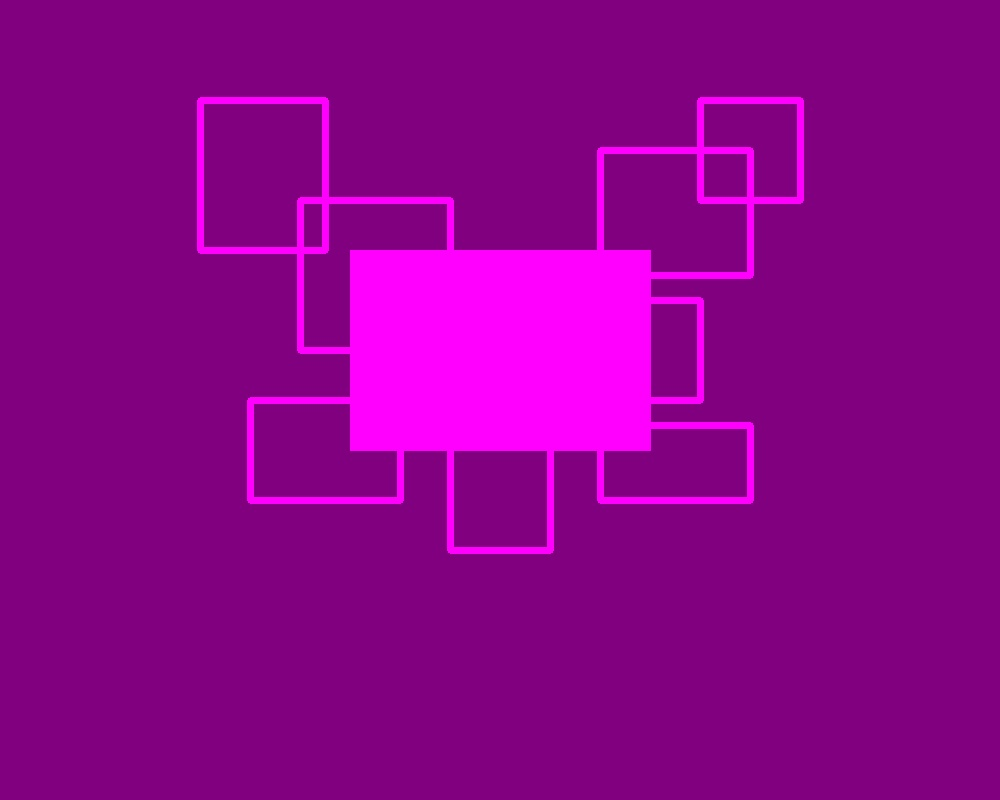
#> input picture img1.jpg, 1000 x 800 px
$ jupyter execute 'Swap Image Crop Parts.ipynb'
#> lines starting #> are read from the running program, lines starting #| are printed output that depends on the picture; after the words box and inside, x2 and y2 are one past the last pixel; in counts of white or black regions, pixels touching at a corner belong together
## Importing the libraries

[cell 1]
import numpy as np
import cv2

## Storing Img1 in a variable & showing

[cell 2]
img1 = cv2.imread("img1.jpg")
#> img1 is the input picture: shape (800, 1000, 3); mean B, G, R 140, 0.2, 141.9
cv2.imshow("1st Image", img1)
cv2.waitKey()
cv2.destroyAllWindows()

## Storing Img2 in a variable & showing

[cell 3]
img2 = cv2.imread("img2.jpg")
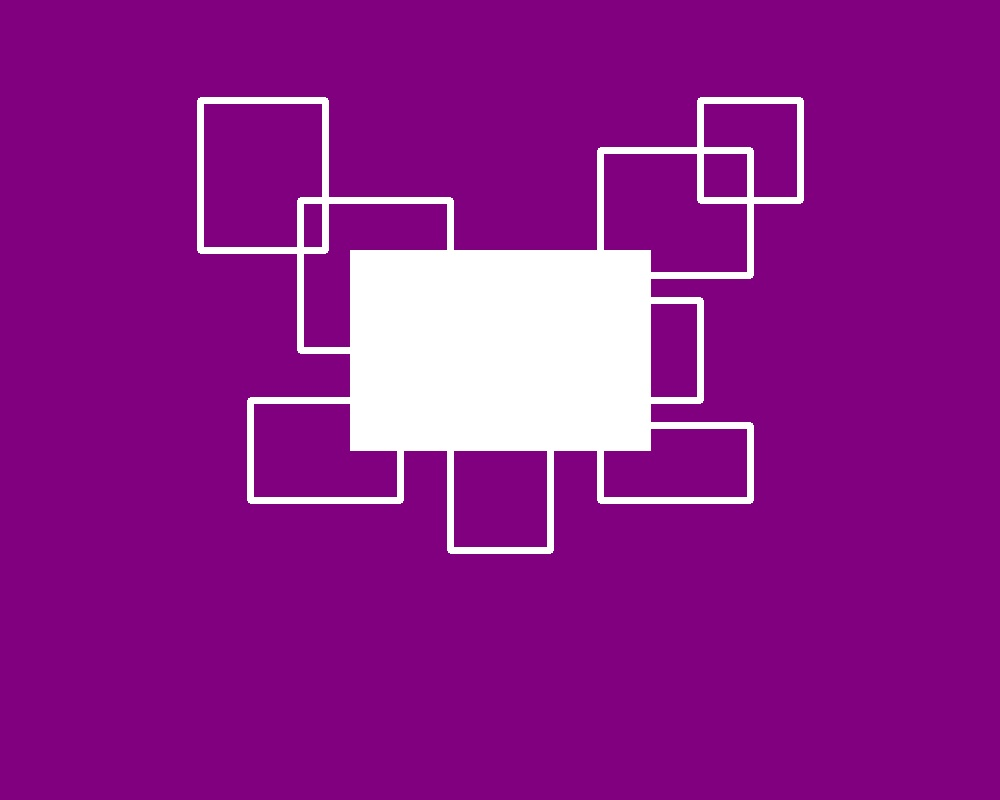
#> input picture img2.jpg, 1000 x 800 px
#> img2 is the input picture: shape (800, 1000, 3); mean B, G, R 139.9, 26.1, 141.6
cv2.imshow("2nd Image", img2)
cv2.waitKey()
cv2.destroyAllWindows()

## Cropping 1st Image & showing

[cell 4]
img1_crop = img1[236:480,324:676]
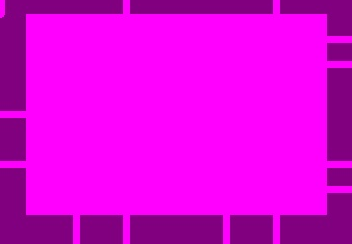
#> img1_crop: shape (244, 352, 3); mean B, G, R 219.7, 0.4, 220.9
cv2.imshow("1st Cropped Image", img1_crop)
cv2.waitKey()
cv2.destroyAllWindows()

## Cropping 2nd Image & showing

[cell 5]
img2_crop = img2[236:480,324:676]
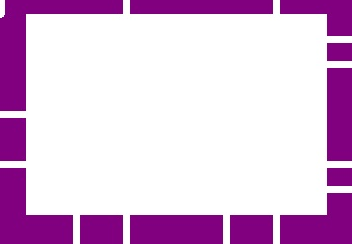
#> img2_crop: shape (244, 352, 3); mean B, G, R 219.9, 186, 220.4
cv2.imshow("2nd Cropped Image", img2_crop)
cv2.waitKey()
cv2.destroyAllWindows()

## Resizing both cropped frames

[cell 6]
img1_crop_resized = cv2.resize(img1_crop,(img2_crop.shape[1],img2_crop.shape[0]))
img2_crop_resized = cv2.resize(img2_crop,(img1_crop.shape[1],img1_crop.shape[0]))

## Swapping the crop part & Showing 1st updated image

[cell 7]
img1[236:480,324:676] = img2_crop_resized
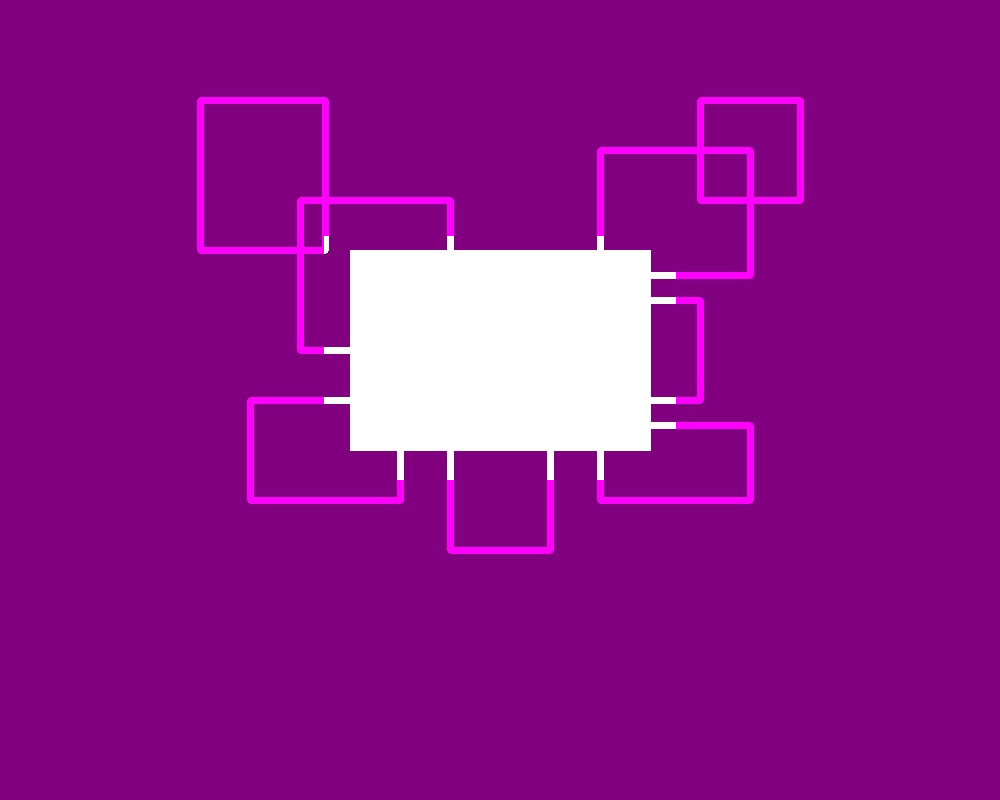
#> img1: shape (800, 1000, 3); 9.38% of pixels changed, all inside (x1, y1, x2, y2) = (324, 236, 676, 480)
cv2.imshow("1st Image", img1)
cv2.waitKey()
cv2.destroyAllWindows()

## Swapping the crop part & Showing 2nd updated image

[cell 8]
img2[236:480,324:676] = img1_crop_resized
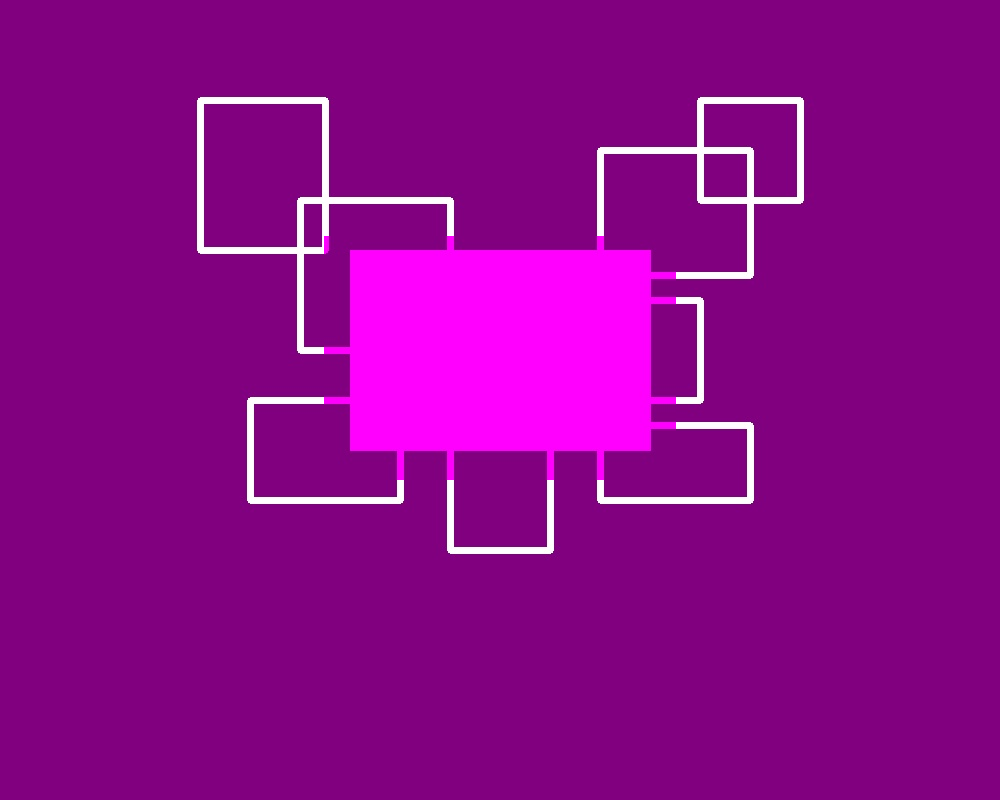
#> img2: shape (800, 1000, 3); 9.38% of pixels changed, all inside (x1, y1, x2, y2) = (324, 236, 676, 480)
cv2.imshow("1st Image", img2)
cv2.waitKey()
cv2.destroyAllWindows()

## Saving both the new images into files

[cell 9]
cv2.imwrite("img1_swaped_with_img2.jpg", img1)
cv2.imwrite("img2_swaped_with_img1.jpg", img2)
#> Out = True
